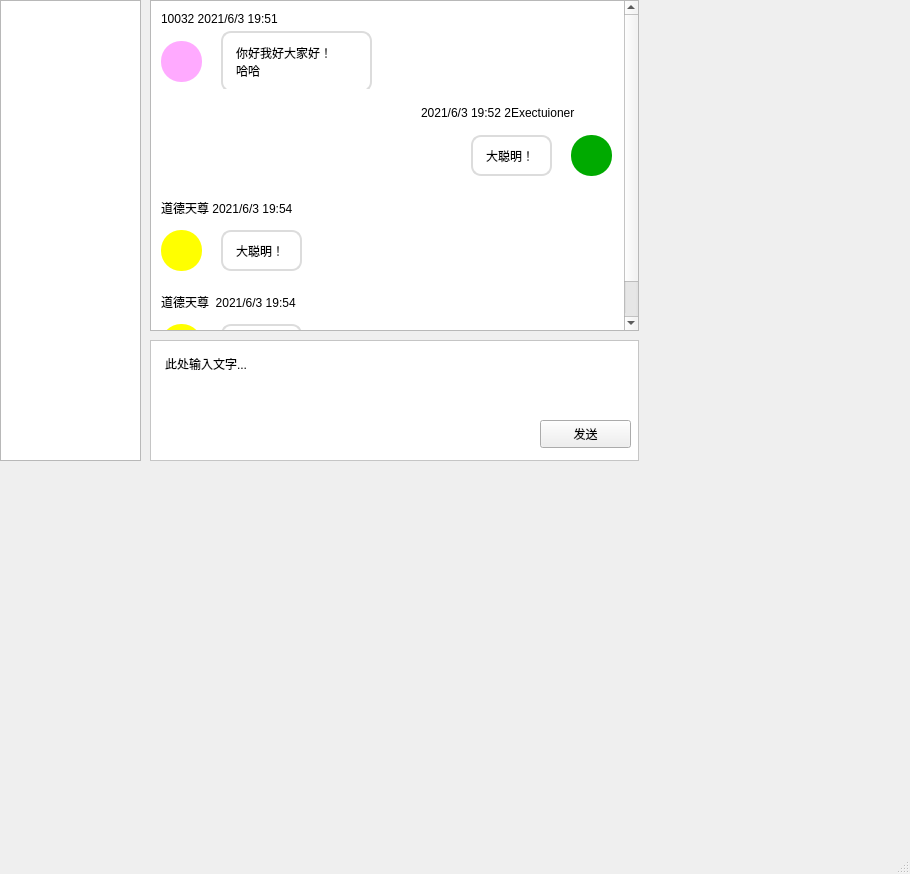
<?xml version="1.0" encoding="UTF-8"?>
<ui version="4.0">
 <class>MainWindow</class>
 <widget class="QMainWindow" name="MainWindow">
  <property name="geometry">
   <rect>
    <x>0</x>
    <y>0</y>
    <width>910</width>
    <height>874</height>
   </rect>
  </property>
  <property name="windowTitle">
   <string>MainWindow</string>
  </property>
  <widget class="QWidget" name="centralwidget">
   <widget class="QWidget" name="mainWidget" native="true">
    <property name="geometry">
     <rect>
      <x>0</x>
      <y>0</y>
      <width>641</width>
      <height>461</height>
     </rect>
    </property>
    <widget class="QWidget" name="rightWidget" native="true">
     <property name="geometry">
      <rect>
       <x>150</x>
       <y>0</y>
       <width>491</width>
       <height>461</height>
      </rect>
     </property>
     <widget class="QScrollArea" name="scrollArea">
      <property name="geometry">
       <rect>
        <x>0</x>
        <y>0</y>
        <width>489</width>
        <height>331</height>
       </rect>
      </property>
      <property name="styleSheet">
       <string notr="true">#scrollWidget{
	background-color: rgb(255, 255, 255);

}</string>
      </property>
      <property name="widgetResizable">
       <bool>true</bool>
      </property>
      <widget class="QWidget" name="scrollWidget">
       <property name="geometry">
        <rect>
         <x>0</x>
         <y>-42</y>
         <width>468</width>
         <height>371</height>
        </rect>
       </property>
       <property name="minimumSize">
        <size>
         <width>400</width>
         <height>371</height>
        </size>
       </property>
       <widget class="QWidget" name="verticalLayoutWidget">
        <property name="geometry">
         <rect>
          <x>0</x>
          <y>0</y>
          <width>471</width>
          <height>371</height>
         </rect>
        </property>
        <layout class="QVBoxLayout" name="verticalLayout">
         <property name="sizeConstraint">
          <enum>QLayout::SetNoConstraint</enum>
         </property>
         <item>
          <widget class="QWidget" name="widget" native="true">
           <widget class="QLabel" name="label">
            <property name="geometry">
             <rect>
              <x>70</x>
              <y>30</y>
              <width>151</width>
              <height>61</height>
             </rect>
            </property>
            <property name="styleSheet">
             <string notr="true">background-color: rgb(255, 255, 255);
border-radius: 10px;
padding: 10px;
border: 2px solid gainsboro;</string>
            </property>
            <property name="text">
             <string>你好我好大家好！
哈哈</string>
            </property>
           </widget>
           <widget class="QLabel" name="label_2">
            <property name="geometry">
             <rect>
              <x>10</x>
              <y>40</y>
              <width>41</width>
              <height>41</height>
             </rect>
            </property>
            <property name="styleSheet">
             <string notr="true">background-color: rgb(255, 170, 255);
border-radius: 20px</string>
            </property>
            <property name="text">
             <string/>
            </property>
           </widget>
           <widget class="QLabel" name="sendDateTimeLab">
            <property name="geometry">
             <rect>
              <x>10</x>
              <y>10</y>
              <width>167</width>
              <height>15</height>
             </rect>
            </property>
            <property name="styleSheet">
             <string notr="true"/>
            </property>
            <property name="text">
             <string>10032 2021/6/3 19:51</string>
            </property>
           </widget>
          </widget>
         </item>
         <item>
          <widget class="QWidget" name="sendWidget" native="true">
           <property name="layoutDirection">
            <enum>Qt::RightToLeft</enum>
           </property>
           <property name="styleSheet">
            <string notr="true">text-align: right;
</string>
           </property>
           <widget class="QLabel" name="label_3">
            <property name="geometry">
             <rect>
              <x>320</x>
              <y>40</y>
              <width>81</width>
              <height>41</height>
             </rect>
            </property>
            <property name="styleSheet">
             <string notr="true">background-color: rgb(255, 255, 255);
border-radius: 10px;
padding: 10px;
border: 2px solid gainsboro;</string>
            </property>
            <property name="text">
             <string>大聪明！</string>
            </property>
           </widget>
           <widget class="QLabel" name="label_4">
            <property name="geometry">
             <rect>
              <x>420</x>
              <y>40</y>
              <width>41</width>
              <height>41</height>
             </rect>
            </property>
            <property name="styleSheet">
             <string notr="true">background-color: rgb(0, 170, 0);
border-radius: 20px</string>
            </property>
            <property name="text">
             <string/>
            </property>
           </widget>
           <widget class="QLabel" name="sendDateTimeLab_2">
            <property name="geometry">
             <rect>
              <x>270</x>
              <y>10</y>
              <width>191</width>
              <height>16</height>
             </rect>
            </property>
            <property name="styleSheet">
             <string notr="true"/>
            </property>
            <property name="text">
             <string>2021/6/3 19:52 2Exectuioner </string>
            </property>
           </widget>
          </widget>
         </item>
         <item>
          <widget class="QWidget" name="widget_2" native="true">
           <property name="styleSheet">
            <string notr="true"/>
           </property>
           <widget class="QLabel" name="label_5">
            <property name="geometry">
             <rect>
              <x>70</x>
              <y>40</y>
              <width>81</width>
              <height>41</height>
             </rect>
            </property>
            <property name="styleSheet">
             <string notr="true">background-color: rgb(255, 255, 255);
border-radius: 10px;
padding: 10px;
border: 2px solid gainsboro;</string>
            </property>
            <property name="text">
             <string>大聪明！</string>
            </property>
           </widget>
           <widget class="QLabel" name="label_6">
            <property name="geometry">
             <rect>
              <x>10</x>
              <y>40</y>
              <width>41</width>
              <height>41</height>
             </rect>
            </property>
            <property name="styleSheet">
             <string notr="true">background-color: rgb(255, 255, 0);
border-radius: 20px</string>
            </property>
            <property name="text">
             <string/>
            </property>
           </widget>
           <widget class="QLabel" name="sendDateTimeLab_3">
            <property name="geometry">
             <rect>
              <x>10</x>
              <y>10</y>
              <width>187</width>
              <height>15</height>
             </rect>
            </property>
            <property name="styleSheet">
             <string notr="true"/>
            </property>
            <property name="text">
             <string>道德天尊 2021/6/3 19:54</string>
            </property>
           </widget>
          </widget>
         </item>
         <item>
          <widget class="QWidget" name="widget_3" native="true">
           <widget class="QLabel" name="label_7">
            <property name="geometry">
             <rect>
              <x>70</x>
              <y>40</y>
              <width>81</width>
              <height>41</height>
             </rect>
            </property>
            <property name="styleSheet">
             <string notr="true">background-color: rgb(255, 255, 255);
border-radius: 10px;
padding: 10px;
border: 2px solid gainsboro;</string>
            </property>
            <property name="text">
             <string>大聪明！</string>
            </property>
           </widget>
           <widget class="QLabel" name="label_8">
            <property name="geometry">
             <rect>
              <x>10</x>
              <y>40</y>
              <width>41</width>
              <height>41</height>
             </rect>
            </property>
            <property name="styleSheet">
             <string notr="true">background-color: rgb(255, 255, 0);
border-radius: 20px</string>
            </property>
            <property name="text">
             <string/>
            </property>
           </widget>
           <widget class="QLabel" name="sendDateTimeLab_4">
            <property name="geometry">
             <rect>
              <x>10</x>
              <y>10</y>
              <width>187</width>
              <height>15</height>
             </rect>
            </property>
            <property name="text">
             <string>道德天尊  2021/6/3 19:54</string>
            </property>
           </widget>
          </widget>
         </item>
        </layout>
       </widget>
      </widget>
     </widget>
     <widget class="QWidget" name="msgWidget" native="true">
      <property name="geometry">
       <rect>
        <x>0</x>
        <y>340</y>
        <width>491</width>
        <height>121</height>
       </rect>
      </property>
      <widget class="QTextEdit" name="textEdit">
       <property name="enabled">
        <bool>true</bool>
       </property>
       <property name="geometry">
        <rect>
         <x>0</x>
         <y>0</y>
         <width>489</width>
         <height>121</height>
        </rect>
       </property>
       <property name="maximumSize">
        <size>
         <width>16777215</width>
         <height>16777215</height>
        </size>
       </property>
       <property name="styleSheet">
        <string notr="true">padding: 10px;
background-color: rgb(255, 255, 255);</string>
       </property>
       <property name="html">
        <string>&lt;!DOCTYPE HTML PUBLIC &quot;-//W3C//DTD HTML 4.0//EN&quot; &quot;http://www.w3.org/TR/REC-html40/strict.dtd&quot;&gt;
&lt;html&gt;&lt;head&gt;&lt;meta name=&quot;qrichtext&quot; content=&quot;1&quot; /&gt;&lt;style type=&quot;text/css&quot;&gt;
p, li { white-space: pre-wrap; }
&lt;/style&gt;&lt;/head&gt;&lt;body style=&quot; font-family:'SimSun'; font-size:9.16364pt; font-weight:400; font-style:normal;&quot;&gt;
&lt;p style=&quot; margin-top:0px; margin-bottom:0px; margin-left:0px; margin-right:0px; -qt-block-indent:0; text-indent:0px;&quot;&gt;&lt;span style=&quot; font-size:9pt;&quot;&gt;此处输入文字...&lt;/span&gt;&lt;/p&gt;&lt;/body&gt;&lt;/html&gt;</string>
       </property>
      </widget>
      <widget class="QPushButton" name="pushBtn">
       <property name="geometry">
        <rect>
         <x>390</x>
         <y>80</y>
         <width>91</width>
         <height>28</height>
        </rect>
       </property>
       <property name="text">
        <string>发送</string>
       </property>
      </widget>
     </widget>
    </widget>
    <widget class="QWidget" name="leftWidget" native="true">
     <property name="geometry">
      <rect>
       <x>0</x>
       <y>0</y>
       <width>141</width>
       <height>461</height>
      </rect>
     </property>
     <widget class="QListWidget" name="groupList">
      <property name="geometry">
       <rect>
        <x>0</x>
        <y>0</y>
        <width>141</width>
        <height>461</height>
       </rect>
      </property>
     </widget>
    </widget>
   </widget>
  </widget>
  <widget class="QMenuBar" name="menubar">
   <property name="geometry">
    <rect>
     <x>0</x>
     <y>0</y>
     <width>910</width>
     <height>26</height>
    </rect>
   </property>
  </widget>
  <widget class="QStatusBar" name="statusbar"/>
 </widget>
 <resources>
  <include location="test.qrc"/>
 </resources>
 <connections/>
</ui>
